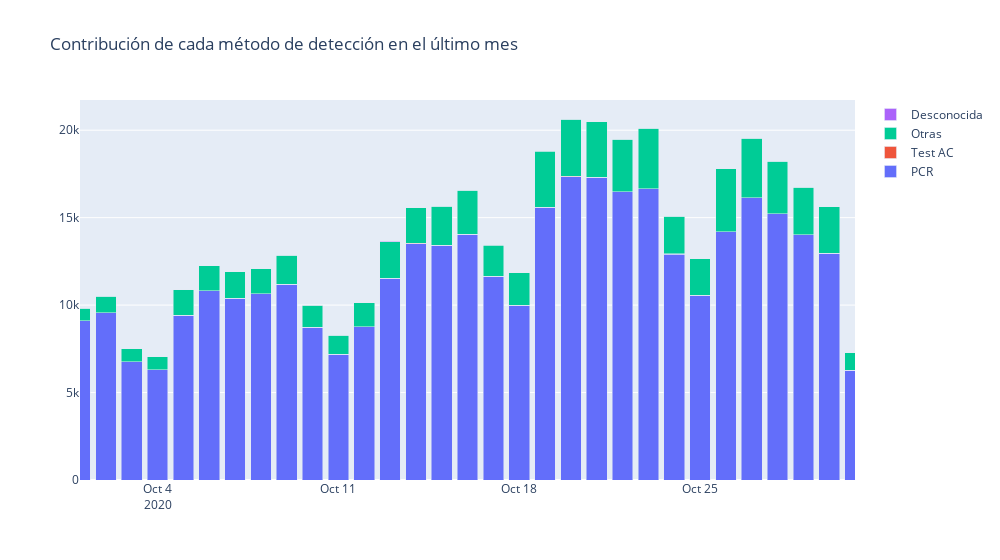

The cell this chart's notebook holds for it:
### Markdown cell above
Mientras que durante el mes de octubre encontramos una distribución de pruebas similar, con los test PCR dominando por mucho y los test de anticuerpos en segundo lugar:

### Code cell
fig = go.Figure(layout=dict(title='Contribución de cada método de detección en el último mes'))
fig.add_trace(go.Bar(x=spain['fecha'], y=spain['num_casos_prueba_pcr'], name='PCR'))
fig.add_trace(go.Bar(x=spain['fecha'], y=spain['num_casos_prueba_test_ac'], name='Test AC'))
fig.add_trace(go.Bar(x=spain['fecha'], y=spain['num_casos_prueba_otras'], name='Otras'))
fig.add_trace(go.Bar(x=spain['fecha'], y=spain['num_casos_prueba_desconocida'], name='Desconocida'))
fig.update_layout(barmode='stack', xaxis={'categoryorder': 'category ascending'}, width=1000)
fig.update_xaxes(range=('2020-10-1', '2020-10-31'))
fig.show()

### Figure 1 — Plotly figure (JSON) as saved in the notebook; plotly's stock layout.template omitted (floating-point values rounded to 4 significant figures; data arrays with more than 128 entries replaced by an {"elided": "..."} marker saying what was removed)
{"data": [{"name": "PCR", "type": "bar", "x": {"elided": "278 str values"}, "y": {"elided": "278 int values"}}, {"name": "Test AC", "type": "bar", "x": {"elided": "278 str values"}, "y": {"elided": "278 int values"}}, {"name": "Otras", "type": "bar", "x": {"elided": "278 str values"}, "y": {"elided": "278 int values"}}, {"name": "Desconocida", "type": "bar", "x": {"elided": "278 str values"}, "y": {"elided": "278 int values"}}], "layout": {"barmode": "stack", "title": {"text": "Contribución de cada método de detección en el último mes"}, "width": 1000, "xaxis": {"categoryorder": "category ascending", "range": ["2020-10-1", "2020-10-31"]}}}
